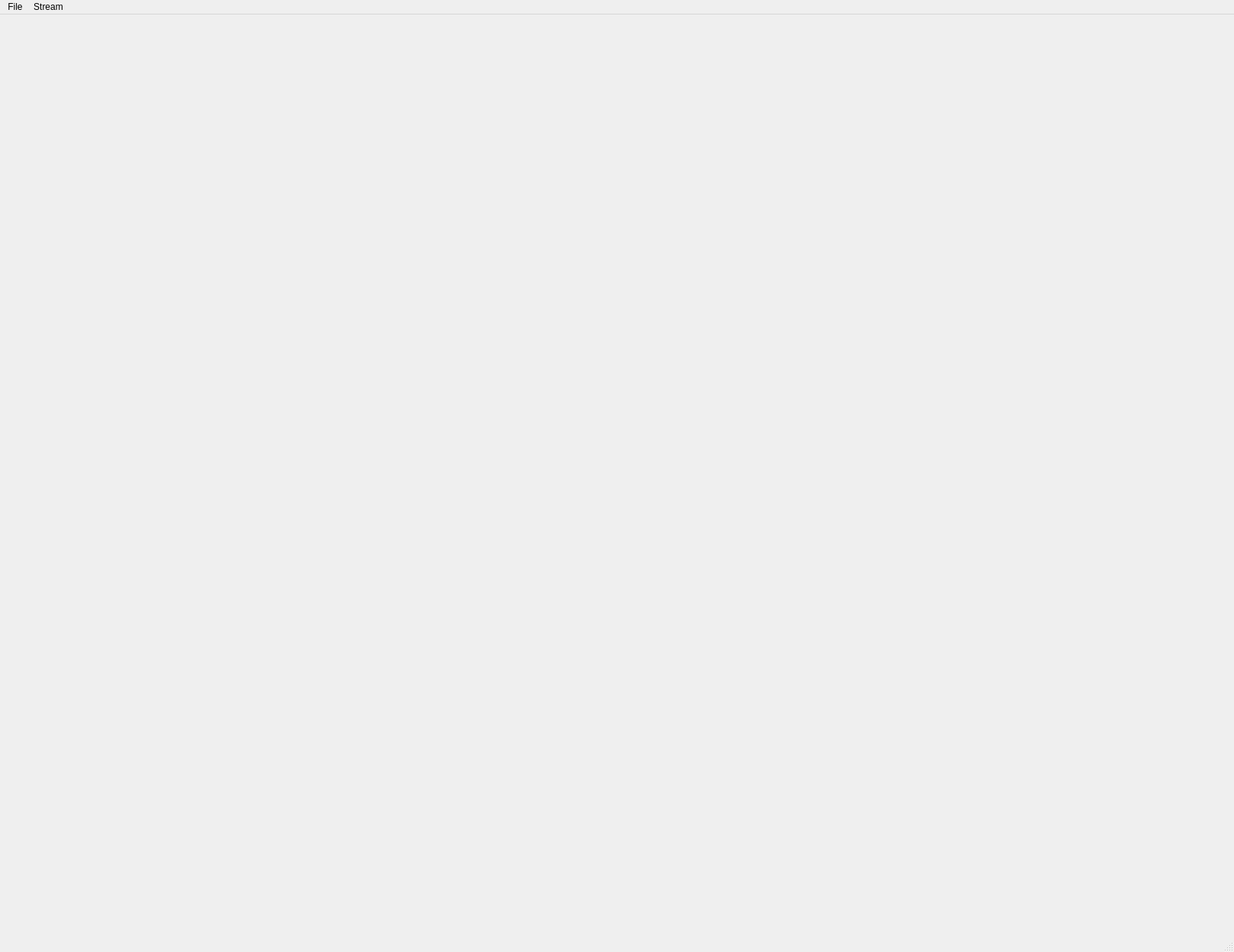
<?xml version="1.0" encoding="UTF-8"?>
<ui version="4.0">
 <class>MainWindow</class>
 <widget class="QMainWindow" name="MainWindow">
  <property name="geometry">
   <rect>
    <x>0</x>
    <y>0</y>
    <width>1620</width>
    <height>1250</height>
   </rect>
  </property>
  <property name="contextMenuPolicy">
   <enum>Qt::ActionsContextMenu</enum>
  </property>
  <property name="windowTitle">
   <string>Btree Application</string>
  </property>
  <widget class="QWidget" name="centralWidget"/>
  <widget class="QMenuBar" name="menuBar">
   <property name="geometry">
    <rect>
     <x>0</x>
     <y>0</y>
     <width>1620</width>
     <height>27</height>
    </rect>
   </property>
   <widget class="QMenu" name="menuFile">
    <property name="title">
     <string>File</string>
    </property>
    <addaction name="actionOpen"/>
    <addaction name="actionClose"/>
   </widget>
   <widget class="QMenu" name="menuStream">
    <property name="title">
     <string>Stream</string>
    </property>
    <addaction name="actionStream_On"/>
    <addaction name="actionStream_Off"/>
   </widget>
   <addaction name="menuFile"/>
   <addaction name="menuStream"/>
  </widget>
  <widget class="QStatusBar" name="statusBar"/>
  <action name="actionOpen">
   <property name="text">
    <string>Open</string>
   </property>
  </action>
  <action name="actionClose">
   <property name="text">
    <string>Close</string>
   </property>
  </action>
  <action name="actionStream_On">
   <property name="text">
    <string>Stream On</string>
   </property>
  </action>
  <action name="actionStream_Off">
   <property name="text">
    <string>Stream Off</string>
   </property>
  </action>
 </widget>
 <layoutdefault spacing="6" margin="11"/>
 <resources/>
 <connections/>
</ui>
